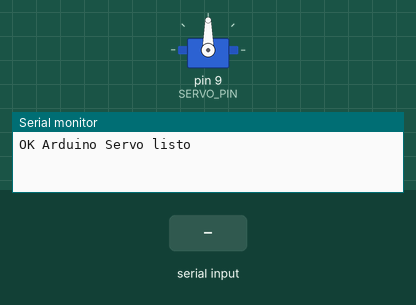
This sketch was run on a simulated Arduino Uno, built with avr-gcc and run on an emulated ATmega328P. Parts: servo, the last lines printed to the serial monitor. The test bench sets the inputs (shaded band).

Above: at 1.5 s.
1.6 s: "S 45\n" received over Serial
At 3.02 s:
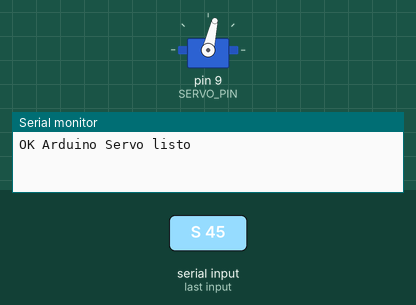
4.6 s: "30 150\n" received over Serial
7.6 s: "0\n" received over Serial
At 8.8 s:
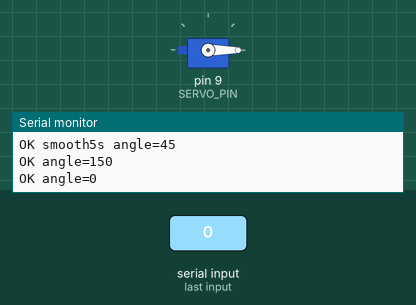
9.1 s: "200\n" received over Serial
At 10.1 s:
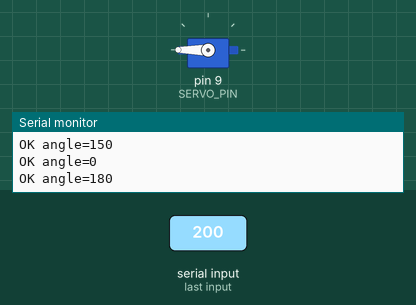
10.6 s: "S 90\n" received over Serial
At 11.3 s:
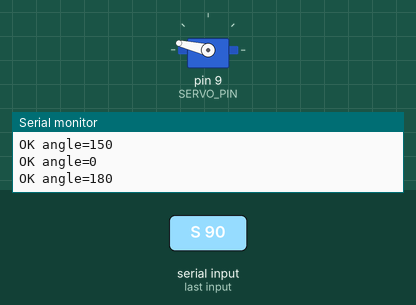
13.6 s: "90 45\n" received over Serial
Timing chart, 0 to 17.1 s (numbered marks = the images above; inputs shaded):
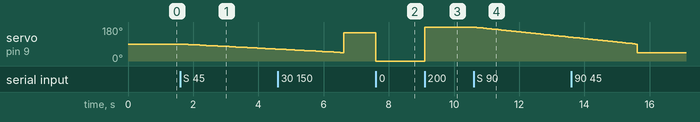

The sketch:

servo.ino
```cpp
#include <Servo.h>

Servo servo1;
const int SERVO_PIN = 9;   // Señal del servo en D9

int angulo_actual = 90;

void setup() {
  Serial.begin(115200);
  servo1.attach(SERVO_PIN);

  servo1.write(angulo_actual);
  delay(300);

  Serial.println("OK Arduino Servo listo");
}

void moverDirecto(int ang) {
  ang = constrain(ang, 0, 180);
  servo1.write(ang);
  angulo_actual = ang;
}

void moverSuave5s(int objetivo) {
  objetivo = constrain(objetivo, 0, 180);

  const float duracion = 5.0;  // segundos
  const int steps = 100;
  const int dt_ms = (int)((duracion * 1000.0) / steps);

  int inicio = angulo_actual;

  for (int k = 1; k <= steps; k++) {
    float a = inicio + (objetivo - inicio) * ((float)k / (float)steps);
    servo1.write((int)(a + 0.5));
    delay(dt_ms);
  }

  angulo_actual = objetivo;
}

void loop() {
  if (!Serial.available()) return;

  String line = Serial.readStringUntil('\n');
  line.trim();
  if (line.length() == 0) return;

  // Acepta: "90" o "A 90" o "S 90"
  char cmd = 'A';
  int ang = 90;

  int sp = line.indexOf(' ');
  if (sp == -1) {
    ang = line.toInt();
    cmd = 'A';
  } else {
    cmd = toupper(line.charAt(0));
    ang = line.substring(sp + 1).toInt();
  }

  ang = constrain(ang, 0, 180);

  if (cmd == 'S') {
    moverSuave5s(ang);
    Serial.print("OK smooth5s angle=");
    Serial.println(ang);
  } else {
    moverDirecto(ang);
    Serial.print("OK angle=");
    Serial.println(ang);
  }
}
```

Measured:
- after the input at 1.6 s, servo on pin 9 (SERVO_PIN): moves from 90° to 63° over 2.9 s, starting after 0.05 s
- after the input at 7.6 s, servo on pin 9 (SERVO_PIN): 150° → 0° at once
- after the input at 9.1 s, servo on pin 9 (SERVO_PIN): 0° → 180° at once
- after the input at 10.6 s, servo on pin 9 (SERVO_PIN): moves from 180° to 126° over 3.0 s, starting at once
